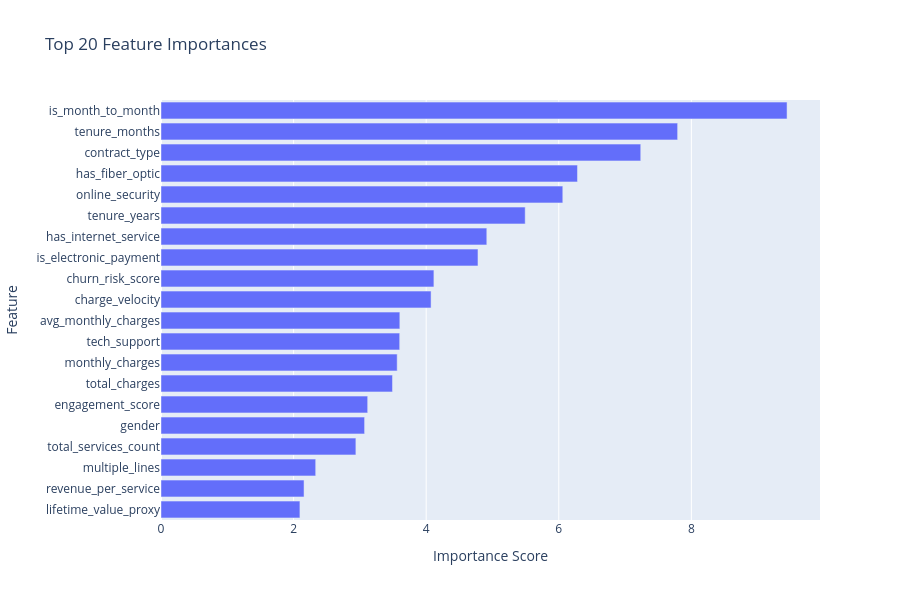

The code cell stored with this chart in its notebook:
### Markdown cell above
## 4. Feature Importance Analysis

### Code cell
# Get feature importance
importance = baseline_model.get_feature_importance()
importance_df = pd.DataFrame(list(importance.items()), 
                             columns=['Feature', 'Importance']).sort_values('Importance', ascending=False)

# Top 20 features
top_features = importance_df.head(20)

fig = px.bar(top_features.sort_values('Importance'), 
             x='Importance', y='Feature',
             orientation='h',
             title='Top 20 Feature Importances',
             labels={'Importance': 'Importance Score'})
fig.update_layout(height=600)
fig.show()

print("\nTop 10 Features:")
print(importance_df.head(10).to_string(index=False))

### Figure 1 — Plotly figure (JSON) as saved in the notebook; plotly's stock layout.template omitted (floating-point values rounded to 4 significant figures)
{"data": [{"hovertemplate": "Importance Score=%{x}<br>Feature=%{y}<extra></extra>", "legendgroup": "", "marker": {"color": "#636efa", "pattern": {"shape": ""}}, "name": "", "orientation": "h", "showlegend": false, "textposition": "auto", "type": "bar", "x": [2.095, 2.158, 2.333, 2.94, 3.071, 3.118, 3.492, 3.563, 3.6, 3.603, 4.074, 4.116, 4.781, 4.914, 5.493, 6.061, 6.282, 7.236, 7.793, 9.443], "xaxis": "x", "y": ["lifetime_value_proxy", "revenue_per_service", "multiple_lines", "total_services_count", "gender", "engagement_score", "total_charges", "monthly_charges", "tech_support", "avg_monthly_charges", "charge_velocity", "churn_risk_score", "is_electronic_payment", "has_internet_service", "tenure_years", "online_security", "has_fiber_optic", "contract_type", "tenure_months", "is_month_to_month"], "yaxis": "y"}], "layout": {"barmode": "relative", "height": 600, "legend": {"tracegroupgap": 0}, "title": {"text": "Top 20 Feature Importances"}, "xaxis": {"anchor": "y", "domain": [0, 1], "title": {"text": "Importance Score"}}, "yaxis": {"anchor": "x", "domain": [0, 1], "title": {"text": "Feature"}}}}
